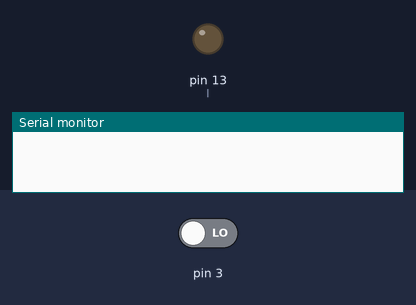
This sketch was run on a simulated Arduino Uno, built with avr-gcc and run on an emulated ATmega328P. Parts: output pins drawn as LEDs (lit = HIGH), the last lines printed to the serial monitor. Inputs (shaded band) come from the test bench; at power-on: pin 3 LOW.

Above: at 1.2 s.
1.3 s: pin 3 driven HIGH
At 1.8 s:
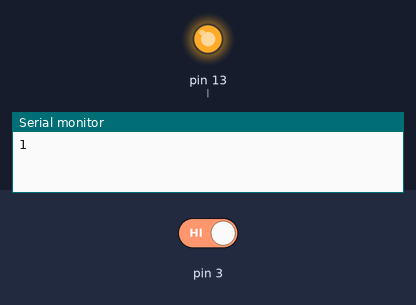
Timing chart, 0 to 4.3 s (numbered marks = the images above; inputs shaded):
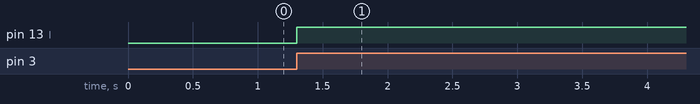

Measured:
- after the input at 1.3 s, pin 13 (l): LOW → HIGH at once

The sketch:

AttachInterrupt.ino
```cpp
int h=6,l=13;
bool p=LOW;

void setup() {
pinMode(l,OUTPUT);
pinMode(h,INPUT);
digitalWrite(l,LOW);
Serial.begin(9600);
attachInterrupt(digitalPinToInterrupt(3),funcion,RISING);
}

void loop() {
  digitalWrite(l,p);
}

void funcion(){
  p=!p;
  Serial.println(p);
  //delayMicroseconds(4000);
}
```
